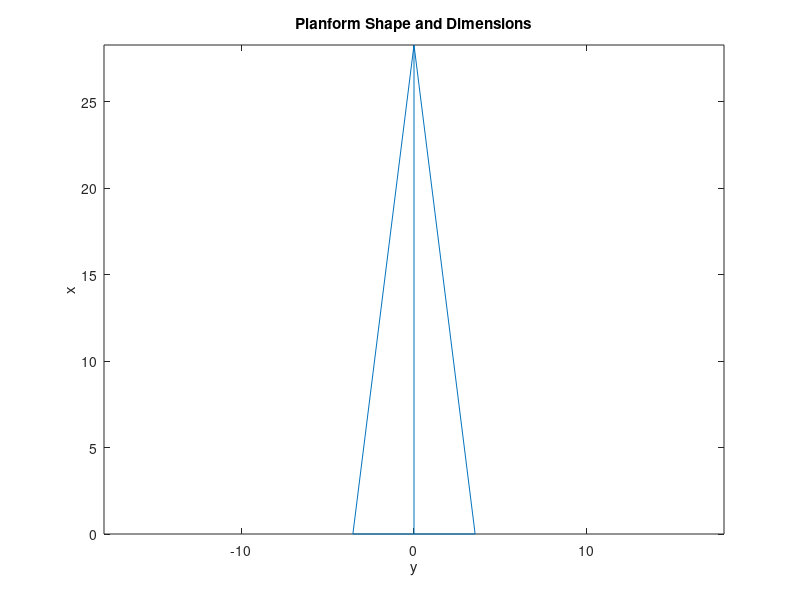

MATLAB code to generate this figure: (Note: this script raises an error after producing the figure.)
%2D VLM Vortex Lift
% Safa Bakhshi

%Define Planform Delta Wing Only for now
taper = 0; %Taper Ratio
S = 100; % Reference Area
AR = 0.5; %Aspect Ratio
b = sqrt(AR*S); %Span
rootC =  S*2/b; %Root Chord
tipC = rootC*taper; % Tip Chord
leLambda= (90-atand((b/2)/rootC))*(pi/180); %LE Sweep angle in degrees/converted to Radians
% leLambda = 85*(pi/180);



%Set number of panels and alpha
N =  16;  %Number of panels = 2*N^2
NLE = 2; %Number of rows of panels to apply suction analogy to starting with the Leading Edge
alpha = 25*(pi/180); % Angle of attack in degrees/converted to Radians
Uinf =1;
rho =1;

%Calculate Root and Tip ending and starting points 
rootEnd = 0;
rootStart = rootC + rootEnd;

tipStart = rootStart - (b/2)*tan(leLambda);
tipEnd = tipStart - tipC;

%Plot Planform
figure(1)
plot([0 0 -b/2 -b/2 0 b/2 b/2 0],[rootStart rootEnd tipEnd tipStart rootStart tipStart tipEnd rootEnd]); 
title('Planform Shape and Dimensions')
xlabel('y');
ylabel('x');
axis equal

%Generate Panels

%Descretize wing root and wing tip into N+1 points  
rootChordPoints = rootStart:-(rootStart-rootEnd)/N:rootEnd;
tipChordPoints =  tipStart:-(tipStart-tipEnd)/N:tipEnd;

if isempty(tipChordPoints)
    tipChordPoints = tipStart*ones(1,length(rootChordPoints));
end


%Divide wing spanwise into 2N+1 stations
K = b/(2*N);
panelGeomY = -b/2:K:b/2;


%Find wing centerline index
centreIndex = find(panelGeomY==0);


%Create panel x coordiantes
panelGeomX  = zeros(length(rootChordPoints),length(panelGeomY));
for i = 1:length(rootChordPoints)
    
    %Left Wing
    panelGeomX(i,1:centreIndex) = rootChordPoints(i) + ((tipChordPoints(i)-rootChordPoints(i))/(-b/2))*(panelGeomY(1:centreIndex));
    %Right Wing
    panelGeomX(i,centreIndex+1:end) = rootChordPoints(i) + ((tipChordPoints(i)-rootChordPoints(i))/(b/2))*(panelGeomY(centreIndex+1:end));

end


%Create quarter chord points for each panel
panelQuarterC = zeros(N,length(panelGeomY));
for i = 1:length(panelGeomY)
    for j = 1:N
        panelQuarterC(j,i) = panelGeomX(j,i) + (panelGeomX(j+1,i)-panelGeomX(j,i))/4;
    end
end


%Create three quarter chord points for each panel
tquarterPointsX = zeros(N,length(panelGeomY));
for i = 1:length(panelGeomY)
    for j = 1:N
        tquarterPointsX(j,i) = panelGeomX(j,i) + 3*(panelGeomX(j+1,i)-panelGeomX(j,i))/4;
    end
end


%Create control point x coordinate for each panel
controlPointsX = zeros(N,length(panelGeomY)-1);
for i= 1:length(panelGeomY)-1
    for j = 1:N
        controlPointsX(j,i) = (tquarterPointsX(j,i+1)+tquarterPointsX(j,i))/2;
    end
end

%Create on vortex control points for vortex lift calculations
VcontrolPointsX = zeros(N,length(panelGeomY)-1);
for i= 1:length(panelGeomY)-1
    for j = 1:N
        VcontrolPointsX(j,i) = (panelQuarterC(j,i+1)+panelQuarterC(j,i))/2;
    end
end




%Create control point y coordinate for each panel
controlPointsY= zeros(1,length(panelGeomY)-1);

for i = 1:length(panelGeomY)-1
    controlPointsY(i) = panelGeomY(i) + (panelGeomY(i+1)-panelGeomY(i))/2;
end


%Generate Vorticity Matrix

%Panels are numbered sequentially from 1 to the total number of panels
%Each panel is numbered in Figure 2

%The row in the matrix corresponding to a particular panel contains all of
%the downwash contribution on that panel from every other panel in the
%system

%The column in the matrix corresponding to a particular panel contains all
%of the contribution of that particular panel to every other panel in the
%system


vorticityMatrix = zeros(2*N^2,2*N^2);

%Set counters to 1
panelCount =1;
contCount =1;


%Loop through each panel on the wing. Calculate downwash contributions ONTO this
%panel 
for i = 1:length(controlPointsY)
    for j = 1:N
        
    
        %Loop through each panel on the wing. Calculate downwash contributions BY this
        %panel 
        for k = 1:length(controlPointsY)
            for m = 1:N
                
                   vorticityMatrix(panelCount,contCount) = ...
                   VXYZ(-1*(panelQuarterC(m,k+1)-panelQuarterC(m,k)),panelGeomY(k+1)-panelGeomY(k),-1*(panelQuarterC(m,k)-controlPointsX(j,i)),panelGeomY(k)-controlPointsY(i))...    
                    + VXYZ(400*b - (-1*panelQuarterC(m,k+1)),0,-1*(panelQuarterC(m,k+1)-controlPointsX(j,i)),panelGeomY(k+1)-controlPointsY(i))...
                    + VXYZ((-1*panelQuarterC(m,k))- 400*b ,0,400*b-(-1*controlPointsX(j,i)),panelGeomY(k)-controlPointsY(i))  ;
               
                   contCount = contCount +1;
                
                
            end
        end
        
        %Update counters
        panelCount = panelCount + 1;
        contCount =1;
    end
end


%Generate RHS of matrix equation with no penetration boundary condition

RHS = -Uinf*sin(alpha)*ones(2*N^2,1);

%Solve for vorticity

%Using linsolve
gamma = linsolve(vorticityMatrix,RHS);


%Place gamma vector back into array for easy interpretation of results

gammaMatrix = zeros(N,2*N);

gammaCount =1;
for p = 1:2*N
    for o = 1:N
        gammaMatrix(o,p) = gamma(gammaCount);
        gammaCount = gammaCount + 1;
    end
end

potentialLiftDist  = rho*Uinf*gammaMatrix*K;

%Vortex Lift Section

%Calculate Zero Leading edge suction lift 
%Find Normal Force on each panel for zero-suction lift

normalForce = zeros(N,2*N);

for i = 1:length(controlPointsY)
    for j = 1:NLE
        wi = 0;
        %Calculate downwash on panel      
        for k = 1:length(controlPointsY)
            for m = 1:N
                
                    cont = ...
                    VXYZ(-1*(panelQuarterC(m,k+1)-panelQuarterC(m,k)),panelGeomY(k+1)-panelGeomY(k),-1*(panelQuarterC(m,k)-VcontrolPointsX(j,i)),panelGeomY(k)-controlPointsY(i))...    
                   +  VXYZ(400*b - (-1*panelQuarterC(m,k+1)),0,-1*(panelQuarterC(m,k+1)-VcontrolPointsX(j,i)),panelGeomY(k+1)-controlPointsY(i))...
                     + VXYZ((-1*panelQuarterC(m,k))- 400*b ,0,400*b-(-1*VcontrolPointsX(j,i)),panelGeomY(k)-controlPointsY(i))  ;
                    
                 
                    wi = wi + gammaMatrix(m,k)*cont;
     
            end
        end
       
       alphai = atan(-wi/Uinf);
       gamma = gammaMatrix(j,i);
       inducedDragi = rho*Uinf*gamma*K*sin(alphai);
       
       normalForce(j,i) = rho*Uinf*gamma*K*cos(alpha) + inducedDragi*sin(alpha);
    end
end


%Calculate Lift due to suction
suctionNormalForce = zeros(N,2*N);

for i = 1:length(controlPointsY)
    for j = 1:NLE
        wi = 0;
        
        %Calculate downwash on quarter chord position       
        for k = 1:length(controlPointsY)
            for m = 1:N
                
                    cont = ...
                    VXYZ(-1*(panelQuarterC(m,k+1)-panelQuarterC(m,k)),panelGeomY(k+1)-panelGeomY(k),-1*(panelQuarterC(m,k)-VcontrolPointsX(j,i)),panelGeomY(k)-controlPointsY(i))...    
                   +  VXYZ(400*b - (-1*panelQuarterC(m,k+1)),0,-1*(panelQuarterC(m,k+1)-VcontrolPointsX(j,i)),panelGeomY(k+1)-controlPointsY(i))...
                     + VXYZ((-1*panelQuarterC(m,k))- 400*b ,0,400*b-(-1*VcontrolPointsX(j,i)),panelGeomY(k)-controlPointsY(i))  ;
                    
                 
                    wi = wi + gammaMatrix(m,k)*cont;
            end
        end
       
      
       dxLE = panelGeomX(j,i+1) - panelGeomX(j,i);
       dy = panelGeomY(i+1) - panelGeomY(i);
       angleLE = atan(dxLE/dy);
       gamma = gammaMatrix(j,i);
       alphai = atan(-wi/Uinf);
     
       inducedDragi = rho*Uinf*gamma*K*sin(alphai);
       suctionNormalForce(j,i) = (normalForce(j,i)*sin(alpha)- inducedDragi)/cos(angleLE);
    end
end

vortexLift =(suctionNormalForce+normalForce)*cos(alpha);

remainingPlanformLift = zeros(N,2*N);
remainingPlanformLift(NLE+1:end,:) =  potentialLiftDist(NLE+1:end,:);

combineLift = vortexLift + remainingPlanformLift;

%Plot Panel Geometry and Control Points
figure(2)
hold on
plot([0 0 -b/2 -b/2 0 b/2 b/2 0],[rootStart rootEnd tipEnd tipStart rootStart tipStart tipEnd rootEnd]); 

for i = 1:length(rootChordPoints)
    plot([0 -b/2],[rootChordPoints(i) tipChordPoints(i)],'r');
    plot([0 b/2],[rootChordPoints(i) tipChordPoints(i)],'r');
end
 
for i = 1:length(panelGeomY)
    plot([panelGeomY(i) panelGeomY(i)],[panelGeomX(1,i) panelGeomX(end,i)],'r');
end

panelCounter =1;
for i = 1:length(controlPointsY)
    for j = 1:N
        txt = num2str(panelCounter);
        scatter(controlPointsY(i),controlPointsX(j,i),'b','x');
%         text(controlPointsY(i),panelQuarterC(j,i),txt)
        panelCounter = panelCounter +1;
    end
end

title('All panels and control points on the planform');
xlabel('y');
ylabel('-x');
axis equal

%Create a Y coordinate matrix for the contour plot
bigY = zeros(N,2*N);
for n = 1:N
    bigY(n,:) = controlPointsY;
end

%Plot a potential lift plot
figure(3)
contourf(bigY,VcontrolPointsX,potentialLiftDist,90,'linecolor','none')
colorbar
title('Potential lift contour plot of planform');
xlabel('y');
ylabel('-x');
colormap jet


%Plot a vortex lift contour plot
figure(4)
contourf(bigY,VcontrolPointsX,vortexLift,90,'linecolor','none')
colorbar
title('Vortex lift distribution of planform');
xlabel('y');
ylabel('-x');
colormap jet

%Plot a total lift contour plot
figure(5)
contourf(bigY,VcontrolPointsX,combineLift,90,'linecolor','none')
colorbar
title('Total lift distribution of planform');
xlabel('y');
ylabel('-x');
colormap jet


%Calculate spanwise Lift distribution by summing each column of the
%gamma matrix
potliftDistribution = sum(potentialLiftDist);

% Plot spanwise gamma distribution
figure(7)
plot([-b/2 controlPointsY b/2],[0 potliftDistribution 0])
title('Calculated spanwise Potential Flow Lift distribution');
xlabel('y')
ylabel('L''');

% LiftPot = rho*Uinf*trapz([-b/2 controlPointsY b/2],[0 potliftDistribution 0]);
LiftPot = sum(potliftDistribution);
CLPot = 2*LiftPot/(rho*S*Uinf^2);

fprintf('CL Potential Lift = %f\n',CLPot);


%Calculate spanwise circulation distribution by summing each column of the
%gamma matrix
totalLiftDistribution = sum(combineLift);

% Plot spanwise gamma distribution
figure(8)
plot([-b/2 controlPointsY b/2],[0 totalLiftDistribution 0])
title('Calculated spanwise Vortex Lift distribution');
xlabel('y')
ylabel('L');

% TotalLift = trapz([-b/2 controlPointsY b/2],[0 totalLiftDistribution 0]);
TotalLift = sum(totalLiftDistribution);

CL = 2*TotalLift/(rho*S*Uinf^2);

fprintf('CL Vortex Lift = %f\n',CL);








%Function to calculate vorticity contributions


function [VZ] = VXYZ (GX, GY, RX, RY)
    % Induced velocity in Z direction due to unit strength vortex:
    % GX is length of vortex in x direction;
    % RX is distance from vortex root to control point in the x direction;
    % GX=XT-XR; GY=YT-YR; RX=XR-XC; RY=YR-YC;
    TOL=1.0E-10; colinear=false; VZ=0.0;
    R2=RX*RX+RY*RY; G2=GX*GX+GY*GY;
    TOL2=TOL*G2; GXRZ=GX*RY-GY*RX;
    % Check to see if control point lies in line with vortex:
    E1=GXRZ*GXRZ; GR=GX*RX+GY*RY;
    E2=(GX+RX)^2+(GY+RY)^2;
    if(R2<=TOL2 || E2<=TOL2) colinear=true; end
    if(E1<=TOL2*R2) colinear=true; end
    if (~colinear) VZ=GXRZ*(GR/sqrt(R2)-(G2+GR)/sqrt(E2))/(4.0*pi*E1); end
end

function [Vx, Vy, Vz] = VortexVxyz(Gx, Gy, Gz, Rx, Ry, Rz)
    % Compute velocity induced by a unit strength vortex filament.
    % Vx, Vy, Vz are the velocity components in the coordinate directions.
    % Gx, Gy, Gz are the vortex lengths in each direction: tip - root.
    % Rx, Ry, Rz is the radius vector from vortex root to control point.
    

    TOL = 1.0E-10;
    R2=Rx*Rx+Ry*Ry+Rz*Rz;
    G2=Gx*Gx+Gy*Gy+Gz*Gz;
    GR=Gx*Rx+Gy*Ry+Gz*Rz;
    TOL2 = TOL * G2;
 

    GXRx=Gy*Rz-Gz*Ry;
    GXRy=Gz*Rx-Gx*Rz;
    GXRz=Gx*Ry-Gy*Rx;
 

    % Check to see if control point lies in line with vortex:
    E1=GXRx*GXRx+GXRy*GXRy+GXRz*GXRz;
    E2=(Gx+Rx)*(Gx+Rx)+(Gy+Ry)*(Gy+Ry)+(Gz+Rz)*(Gz+Rz);
    ERROR = 0;
    if R2 <= TOL2 ERROR = 1; end
    if E2 <= TOL2 ERROR = 1; end
    if E1 <= TOL2*R2 ERROR = 1; end
 

    if ERROR==0
       V = (GR/sqrt(R2) - (G2+GR)/sqrt(E2)) / (4.0*pi*E1);
       Vx = V*GXRx;
       Vy = V*GXRy;
       Vz = V*GXRz;
    else
       Vx=0.0;
       Vy=0.0;
       Vz=0.0;
    end
 

end
